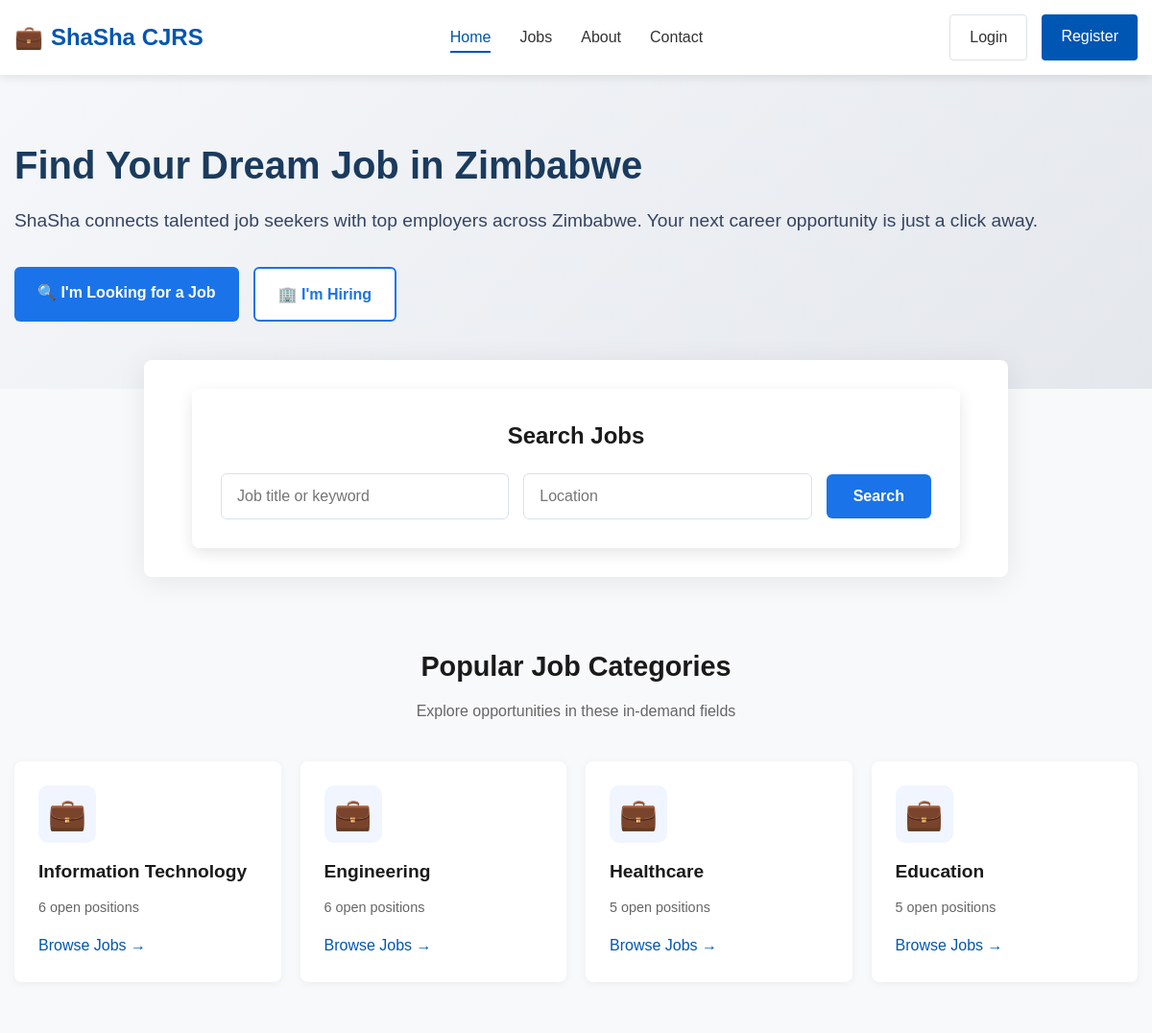
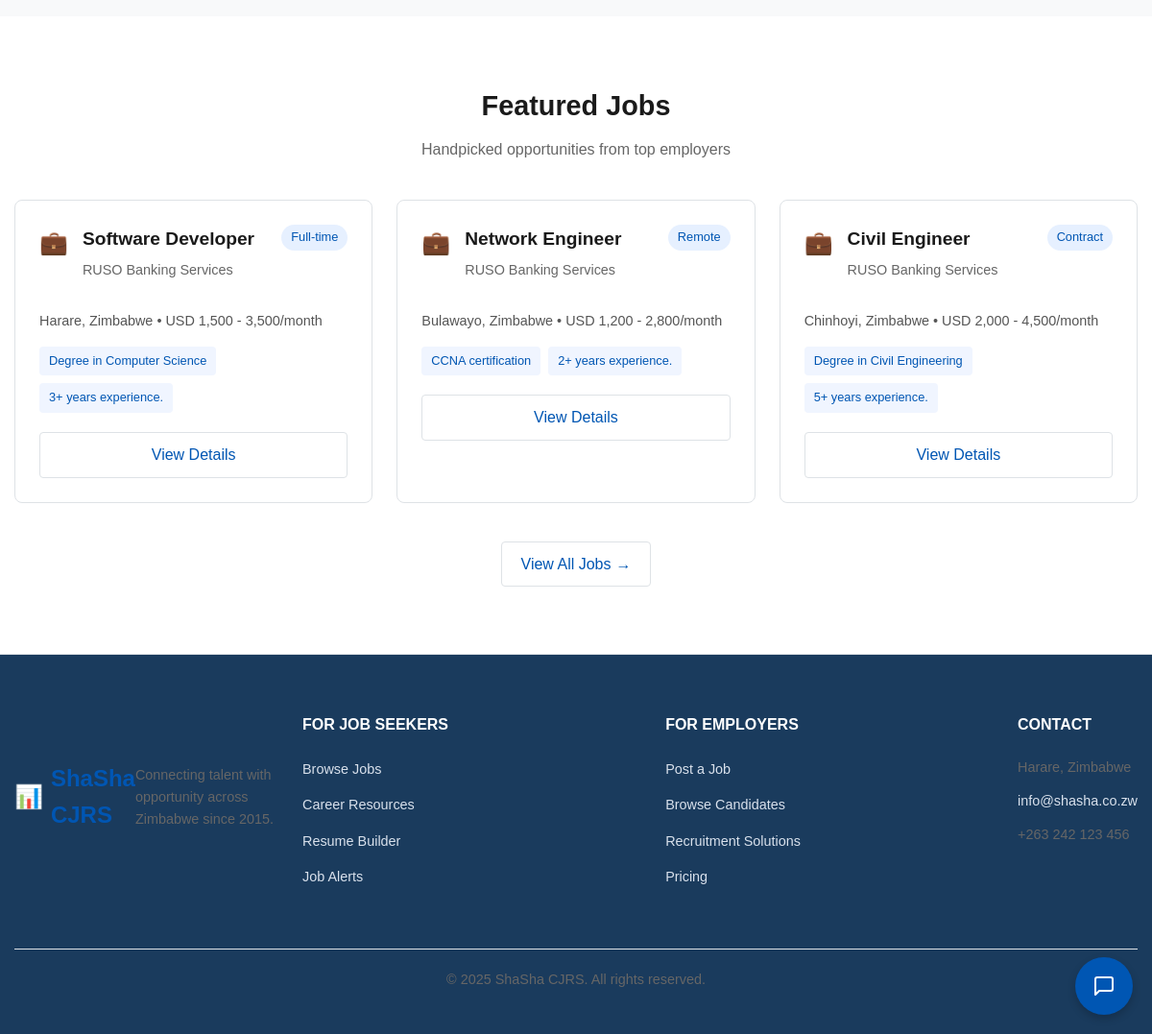
/views/common/home.php, run on the app's committed database (2 pictures, top to bottom).
### tables this page shows
CREATE TABLE `job_categories` (
  `category_id` int(11) NOT NULL,
  `name` varchar(100) NOT NULL,
  `description` text DEFAULT NULL
);

CREATE TABLE `jobs` (
  `job_id` int(11) NOT NULL,
  `employer_id` int(11) NOT NULL,
  `title` varchar(100) NOT NULL,
  `description` text NOT NULL,
  `requirements` text DEFAULT NULL,
  `responsibilities` text DEFAULT NULL,
  `location` varchar(100) DEFAULT NULL,
  `job_type` enum('full-time','part-time','contract','internship','remote') NOT NULL,
  `category` varchar(100) NOT NULL,
  `salary_min` decimal(10,2) DEFAULT NULL,
  `salary_max` decimal(10,2) DEFAULT NULL,
  `salary_currency` varchar(10) DEFAULT 'USD',
  `application_deadline` date DEFAULT NULL,
  `posted_at` timestamp NOT NULL DEFAULT current_timestamp(),
  `updated_at` timestamp NOT NULL DEFAULT current_timestamp() ON UPDATE current_timestamp(),
  `status` enum('active','closed','draft','archived') DEFAULT 'active'
);

CREATE TABLE `employer_profiles` (
  `employer_id` int(11) NOT NULL,
  `user_id` int(11) NOT NULL,
  `company_name` varchar(100) NOT NULL,
  `company_logo` varchar(255) DEFAULT NULL,
  `industry` varchar(100) DEFAULT NULL,
  `company_size` varchar(50) DEFAULT NULL,
  `website` varchar(255) DEFAULT NULL,
  `description` text DEFAULT NULL,
  `location` varchar(100) DEFAULT NULL,
  `verified` tinyint(1) DEFAULT 0,
  `verified_at` timestamp NULL DEFAULT NULL,
  `verified_by` int(11) DEFAULT NULL,
  `business_file` varchar(255) DEFAULT NULL
);

### views/common/home.php (the view, shortened to what this page needs)
<?php
$database = new Database();
$db = $database->getConnection();
?>
<!DOCTYPE html>
<html lang="en">
<head>
    <link rel="stylesheet" href="<?php echo SITE_URL; ?>/assets/css/style.css">
    <link rel="stylesheet" href="<?php echo SITE_URL; ?>/assets/css/home.css">
</head>
<body>
    <header class="site-header">
        <div class="container">
            <div class="logo">
                <a href="<?php echo SITE_URL; ?>">
                    <span class="icon">💼</span> ShaSha CJRS
                </a>
            </div>
            <nav class="main-nav">
                <ul>
                    <li><a href="<?php echo SITE_URL; ?>/views/common/home.php" class="active">Home</a></li>
                    <li><a href="<?php echo SITE_URL; ?>/views/common/jobs.php">Jobs</a></li>
                    <li><a href="<?php echo SITE_URL; ?>/views/common/about.php">About</a></li>
                    <li><a href="<?php echo SITE_URL; ?>/views/common/contact.php">Contact</a></li>
                </ul>
            </nav>
            <div class="auth-buttons">
                <a href="<?php echo SITE_URL; ?>/views/auth/login.php" class="btn btn-login">Login</a>
                <a href="<?php echo SITE_URL; ?>/views/auth/register.php" class="btn btn-register">Register</a>
            </div>
        </div>
    </header>
    <section class="hero">
        <div class="container">
            <div class="hero-content">
                <h1>Find Your Dream Job in Zimbabwe</h1>
                <p>ShaSha connects talented job seekers with top employers across Zimbabwe. Your next career opportunity is just a click away.</p>
                <div class="cta-buttons">
                    <a href="<?php echo SITE_URL; ?>/views/auth/login.php" class="btn btn-primary"><span class="icon">🔍</span> I'm Looking for a Job</a>
                    <a href="<?php echo SITE_URL; ?>/views/auth/login.php" class="btn btn-secondary"><span class="icon">🏢</span> I'm Hiring</a>
                </div>
            </div>
        </div>
    </section>
    <section class="job-search">
        <div class="container">
            <div class="search-container">
                <h2>Search Jobs</h2>
                <form id="search-form" action="<?php echo SITE_URL; ?>/views/common/jobs.php" method="GET">
                    <div class="search-fields">
                        <div class="field">
                            <input type="text" name="keyword" placeholder="Job title or keyword">
                        </div>
                        <div class="field">
                            <input type="text" name="location" placeholder="Location">
                        </div>
                        <button type="submit" class="btn btn-search">Search</button>
                    </div>
                </form>
            </div>
        </div>
    </section>
    <section class="job-categories">
        <div class="container">
            <h2>Popular Job Categories</h2>
            <p class="section-subtitle">Explore opportunities in these in-demand fields</p>
            <div class="category-cards">
                <?php
                $stmt = $db->query("SELECT * FROM job_categories LIMIT 4");
                $categories = $stmt->fetchAll();
                foreach ($categories as $category) {
                    $countStmt = $db->prepare("SELECT COUNT(*) as count FROM jobs WHERE category = ? AND status = 'active'");
                    $countStmt->execute([$category['name']]);
                    $jobCount = (int)$countStmt->fetch()['count'];
                ?>
                <div class="category-card">
                    <div class="category-icon">💼</div>
                    <h3><?php echo htmlspecialchars($category['name']); ?></h3>
                    <p><?php echo $jobCount; ?> open positions</p>
                    <a href="<?php echo SITE_URL; ?>/views/common/jobs.php?category=<?php echo urlencode($category['name']); ?>" class="browse-link">Browse Jobs <span class="arrow">→</span></a>
                </div>
                <?php } ?>
            </div>
        </div>
    </section>
    <section class="featured-jobs">
        <div class="container">
            <h2>Featured Jobs</h2>
            <p class="section-subtitle">Handpicked opportunities from top employers</p>
            <div class="job-cards">
                <?php
                $jobsStmt = $db->query("
                    SELECT j.*, e.company_name, e.company_logo
                    FROM jobs j
                    JOIN employer_profiles e ON j.employer_id = e.employer_id
                    WHERE j.status = 'active'
                    ORDER BY j.posted_at DESC
                    LIMIT 3
                ");
                $featuredJobs = $jobsStmt->fetchAll();
                foreach ($featuredJobs as $job) {
                ?>
                <div class="job-card">
                    <div class="job-header">
                        <div class="job-icon">💼</div>
                        <div class="job-title-company">
                            <h3><?php echo htmlspecialchars($job['title']); ?></h3>
                            <p class="company"><?php echo htmlspecialchars($job['company_name']); ?></p>
                        </div>
                        <span class="job-type"><?php echo ucfirst($job['job_type']); ?></span>
                    </div>
                    <div class="job-details">
                        <p class="job-location"><?php echo htmlspecialchars($job['location']); ?> • <?php echo $job['salary_currency'] . ' ' . number_format($job['salary_min']) . ' - ' . number_format($job['salary_max']); ?>/month</p>
                        <div class="job-tags">
                            <?php
                            $requirements = explode(',', $job['requirements']);
                            for ($i = 0; $i < min(3, count($requirements)); $i++) {
                                echo '<span class="tag">' . htmlspecialchars(trim($requirements[$i])) . '</span>';
                            }
                            ?>
                        </div>
                    </div>
                    <a href="<?php echo SITE_URL; ?>/views/common/job-view.php?id=<?php echo $job['job_id']; ?>" class="btn btn-view">View Details</a>
                </div>
                <?php } ?>
            </div>
            <div class="view-all-container">
                <a href="<?php echo SITE_URL; ?>/views/common/jobs.php" class="btn btn-view-all">View All Jobs <span class="arrow">→</span></a>
            </div>
        </div>
    </section>
    <footer class="site-footer">
        <div class="container">
            <div class="footer-top">
                <div class="footer-logo">
                    <span class="icon">📊</span> ShaSha CJRS
                    <p>Connecting talent with opportunity across Zimbabwe since 2015.</p>
                </div>
                <div class="footer-links">
                    <div class="link-group">
                        <h3>FOR JOB SEEKERS</h3>
                        <ul>
                            <li><a href="<?php echo SITE_URL; ?>/views/auth/login.php">Browse Jobs</a></li>
                            <li><a href="<?php echo SITE_URL; ?>/views/auth/login.php">Career Resources</a></li>
                            <li><a href="<?php echo SITE_URL; ?>/views/auth/login.php">Resume Builder</a></li>
                            <li><a href="<?php echo SITE_URL; ?>/views/auth/login.php">Job Alerts</a></li>
                        </ul>
                    </div>
                    <div class="link-group">
                        <h3>FOR EMPLOYERS</h3>
                        <ul>
                            <li><a href="<?php echo SITE_URL; ?>/views/auth/login.php">Post a Job</a></li>
                            <li><a href="<?php echo SITE_URL; ?>/views/auth/login.php">Browse Candidates</a></li>
                            <li><a href="<?php echo SITE_URL; ?>/views/auth/login.php">Recruitment Solutions</a></li>
                            <li><a href="<?php echo SITE_URL; ?>/views/auth/login.php">Pricing</a></li>
                        </ul>
                    </div>
                    <div class="link-group">
                        <h3>CONTACT</h3>
                        <ul class="contact-info">
                            <li>Harare, Zimbabwe</li>
                            <li><a href="mailto:info@shasha.co.zw">info@shasha.co.zw</a></li>
                            <li>+263 242 123 456</li>
                        </ul>
                    </div>
                </div>
            </div>
            <div class="footer-bottom">
                <p>&copy; <?php echo date('Y'); ?> ShaSha CJRS. All rights reserved.</p>
            </div>
        </div>
    </footer>
<div class="chatbot-container">
    <div class="chatbot-icon" id="chatbot-icon">
        <svg xmlns="http://www.w3.org/2000/svg" width="24" height="24" viewBox="0 0 24 24" fill="none" stroke="currentColor" stroke-width="2" stroke-linecap="round" stroke-linejoin="round">
            <path d="M21 15a2 2 0 0 1-2 2H7l-4 4V5a2 2 0 0 1 2-2h14a2 2 0 0 1 2 2z"></path>
        </svg>
    </div>
</div>
</body>
</html>

### assets/css/style.css (style rules this page uses)
* { margin: 0; padding: 0; box-sizing: border-box; }
body { font-family: 'Arial', sans-serif; line-height: 1.6; color: #333; background-color: #f4f4f4; }
.container { max-width: 1200px; margin: 0 auto; padding: 0 15px; }
h1, h2, h3, h4, h5, h6 { margin-bottom: 15px; color: #333; }
p { margin-bottom: 15px; }
a { color: #007bff; text-decoration: none; }
input[type="text"], input[type="email"], input[type="password"], textarea, select { width: 100%; padding: 10px; border: 1px solid #ddd; border-radius: 4px; font-size: 16px; }
.btn { display: inline-block; padding: 10px 20px; border: none; border-radius: 4px; background-color: #007bff; color: white; font-size: 16px; cursor: pointer; transition: background-color 0.3s; }
.btn-primary { background-color: #007bff; }
.btn-secondary { background-color: #6c757d; }

### views/common/home.php (style rules this page uses)
.hero { background: linear-gradient(135deg, #f5f7fa 0%, #e4e7ec 100%); padding: 70px 0; }
.hero-content h1 { font-size: 2.5rem; color: #1a3b5d; margin-bottom: 1.2rem; font-weight: 700; }
.hero-content p { font-size: 1.2rem; color:rgb(52, 68, 97); margin-bottom: 2rem; line-height: 1.6; }
.cta-buttons { display: flex; gap: 15px; margin-top: 30px; }
.btn-primary, .btn-secondary { padding: 14px 24px; font-weight: 600; border-radius: 6px; transition: all 0.3s ease; font-size: 1rem; }
.btn-primary { background-color: #1a73e8; border: none; }
.btn-secondary { background-color: #fff; color: #1a73e8; border: 2px solid #1a73e8; }
.job-search { background-color: #fff; margin-top: -30px; border-radius: 8px; box-shadow: 0 5px 30px rgba(0, 0, 0, 0.08); padding: 30px; max-width: 900px; margin-left: auto; margin-right: auto; }
.search-fields { display: flex; gap: 15px; align-items: center; }
.field { flex: 1; }
.field input { width: 100%; padding: 14px 16px; border: 1px solid #d9e1ec; border-radius: 6px; font-size: 1rem; transition: all 0.3s; }
.btn-search { padding: 14px 28px; background-color: #1a73e8; color: white; border: none; border-radius: 6px; font-weight: 600; cursor: pointer; transition: all 0.3s; }
.site-footer { background-color: #1a3b5d; color: #e4e7ec; padding: 60px 0 30px; }
.footer-logo { font-size: 1.5rem; font-weight: 700; margin-bottom: 20px; }
.footer-links h3 { color: #fff; font-size: 1rem; font-weight: 600; margin-bottom: 20px; }
.footer-links ul li { margin-bottom: 12px; }
.footer-links ul li a { color: #d9e1ec; transition: color 0.3s; }
.chatbot-container { z-index: 1000; }

### data on the page
job_categories: name "Information Technology", jobCount "6"
job_categories: name "Engineering", jobCount "6"
job_categories: name "Healthcare", jobCount "5"
job_categories: name "Education", jobCount "5"
jobs: title "Software Developer", employer.company_name "RUSO Banking Services", job_type "Full-time", location "Harare, Zimbabwe", salary_currency "USD", salary_min "1,500", salary_max "3,500", requirements "Degree in Computer Science", requirements "3+ years experience."
jobs: title "Network Engineer", employer.company_name "RUSO Banking Services", job_type "Remote", location "Bulawayo, Zimbabwe", salary_currency "USD", salary_min "1,200", salary_max "2,800", requirements "CCNA certification", requirements "2+ years experience."
jobs: title "Civil Engineer", employer.company_name "RUSO Banking Services", job_type "Contract", location "Chinhoyi, Zimbabwe", salary_currency "USD", salary_min "2,000", salary_max "4,500", requirements "Degree in Civil Engineering", requirements "5+ years experience."
